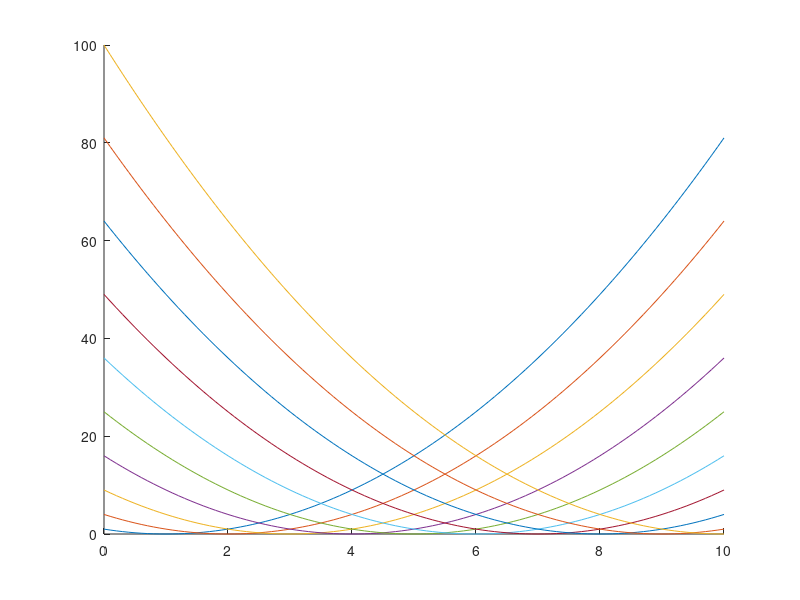

Reproduce this figure in MATLAB.
%Familia de funciones

x=0:0.1:10;
%y=(x-a)^2;
hold on;
for a=1:10;
    y=(x-a).^2;
    plot(x,y);
end
hold off
